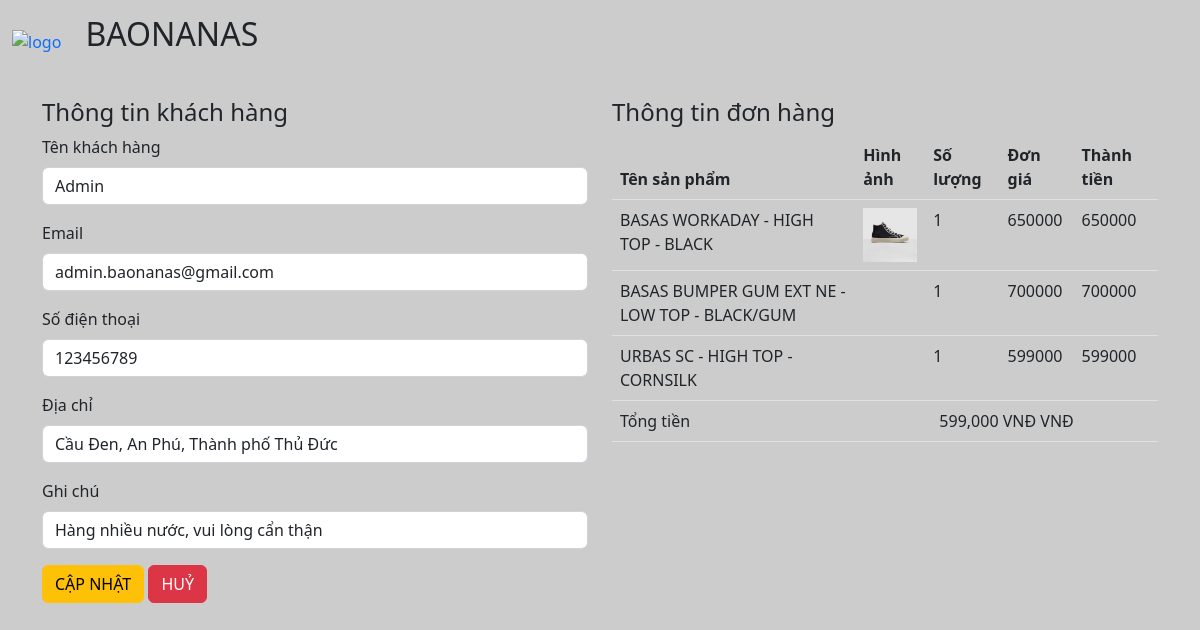
The app's page /update_order.php?oder_id=9 (signed in) with its own data.
### tables this page shows
CREATE TABLE IF NOT EXISTS `oder` (
  `oder_id` int NOT NULL AUTO_INCREMENT,
  `user_id` int NOT NULL,
  `total_price` int NOT NULL,
  `address` varchar(255) NOT NULL,
  `phone` varchar(11) NOT NULL,
  `pay` int NOT NULL DEFAULT '0',
  `note` varchar(255) NOT NULL,
  `status` int NOT NULL DEFAULT '0',
  PRIMARY KEY (`oder_id`)
);

CREATE TABLE IF NOT EXISTS `oder_detail` (
  `id_oder` int NOT NULL,
  `id_product` int NOT NULL,
  `quantity` int NOT NULL,
  `price` int NOT NULL
);

CREATE TABLE IF NOT EXISTS `products` (
  `id` int NOT NULL AUTO_INCREMENT,
  `product_name` varchar(255) NOT NULL,
  `product_description` text NOT NULL,
  `product_price` int NOT NULL,
  `product_photo` varchar(255) NOT NULL,
  `product_view` int NOT NULL DEFAULT '0',
  `product_code` varchar(20) NOT NULL,
  `product_status` varchar(20) NOT NULL,
  `product_like` int NOT NULL DEFAULT '0',
  PRIMARY KEY (`id`)
);

### update_order.php (the view, shortened to what this page needs)
<?php
$user = isset($_SESSION['user']) ? $_SESSION['user'] : [];
$id = isset($_GET['oder_id']) ? $_GET['oder_id'] : null;
$conn = new mysqli(DB_HOST, DB_USER, DB_PASS, DB_NAME);
$conn->set_charset('utf8mb4');
$querry = mysqli_query($conn, "SELECT * FROM `oder` WHERE `oder_id` = '$id';");
$value = mysqli_fetch_assoc($querry);
$product = mysqli_query($conn, "SELECT * FROM oder_detail INNER JOIN products ON oder_detail.id_product = products.id WHERE oder_detail.id_oder = '$id'");
?>
<!DOCTYPE html>
<html lang="en">
<head>
    <link href="https://cdn.jsdelivr.net/npm/bootstrap@5.2.1/dist/css/bootstrap.min.css" rel="stylesheet">
</head>
<body style="background-color: rgba(0,0,0, 0.2);">
    <nav style="padding: 10px 0 40px 0;">
        <div class="container-fluid">
            <a href="./index.php" style="text-decoration: none;">
                <img src="https://ananas.vn/wp-content/themes/ananas/fe-assets/images/svg/Logo_Ananas_Header.svg" alt="logo" class="img-fluid" style="margin-right: 20px;">
                <a class="navbar-brand" style="font-size: 2rem;" href="./index.php">BAONANAS</a>
            </a>
        </div>
    </nav>
    <?php if (isset($_SESSION['user'])) {
    ?>
        <form method="POST" action="">
            <div class="container">
                <div class="row">
                    <div class="col-lg-6">
                        <form action="" method="POST">
                            <h4>Thông tin khách hàng</h4>
                            <div class="mb-3">
                                <label class="form-label">Tên khách hàng</label>
                                <input type="text" class="form-control" name="name" value="<?php echo $user['name'] ?>">
                            </div>
                            <div class="mb-3">
                                <label class="form-label">Email</label>
                                <input type="text" class="form-control" name="email" value="<?php echo $user['email'] ?>">
                            </div>
                            <div class="mb-3">
                                <label class="form-label">Số điện thoại</label>
                                <input type="text" class="form-control" name="phone" value="<?php echo $value['phone']; ?>">
                            </div>
                            <div class="mb-3">
                                <label class="form-label">Địa chỉ</label>
                                <input type="text" class="form-control" name="address" value="<?php echo $value['address'] ?>">
                            </div>
                            <div class="mb-3">
                                <label class="form-label">Ghi chú</label>
                                <input type="text" class="form-control" name="note" value="<?php echo $value['note']; ?>">
                            </div>
                            <button type="submit" class="btn btn-warning">CẬP NHẬT</button>
                            <a href="./cancel-oder.php?id=<?php echo $id?>" class="btn btn-danger">HUỶ</a>
                        </form>
                    </div>
                    <div class="col-lg-6">
                        <h4>Thông tin đơn hàng</h4>
                        <table class="table">
                            <thead>
                                <tr>
                                    <th>Tên sản phẩm</th>
                                    <th>Hình ảnh</th>
                                    <th>Số lượng</th>
                                    <th>Đơn giá</th>
                                    <th>Thành tiền</th>
                                </tr>
                            </thead>
                            <?php foreach ($product as $item) {
                            ?>
                                <tr>
                                    <td><?php echo $item['product_name']; ?></td>
                                    <td><img src="./public/img/<?php echo $item['product_photo'] ?>" alt="" class="img-fluid" width="75px"></td>
                                    <td><?php echo $item['quantity'] ?></td>
                                    <td><?php echo $item['price']; ?></td>
                                    <td><?php echo $item['price'] * $item['quantity']; ?></td>
                                </tr>
                            <?php
                            }
                            ?>
                            <tr>
                                <td>Tổng tiền</td>
                                <td colspan="6" class="text-center"><?php echo number_format($item['quantity'] * $item['price']) . ' VNĐ' ?> VNĐ</td>
                            </tr>
                        </table>
                    </div>
                </div>
            </div>
        </form>
    <?php } else {
    ?>
        <div class="alert alert-danger">
            <strong>Vui lòng đăng nhập để mua hàng</strong> <a style="text-decoration: none;" href="./accounts/login.php?action=check-out">Đăng nhập</a>
        </div>
    <?php
    }
    ?>
</body>
</html>

### records on screen
oder: phone "123456789", address "Cầu Đen, An Phú, Thành phố Thủ Đức", note "Hàng nhiều nước, vui lòng cẩn thận"
oder_detail: id_product.product_name "BASAS WORKADAY - HIGH TOP - BLACK", id_product.product_photo (picture), quantity "1", price "650000", $item['price']*$item['quantity'] "650000"
oder_detail: id_product.product_name "BASAS BUMPER GUM EXT NE - LOW TOP - BLACK/GUM", quantity "1", price "700000", $item['price']*$item['quantity'] "700000"
oder_detail: id_product.product_name "URBAS SC - HIGH TOP - CORNSILK", quantity "1", price "599000", $item['price']*$item['quantity'] "599000", $item['quantity'] * $item['price'] "599,000"
